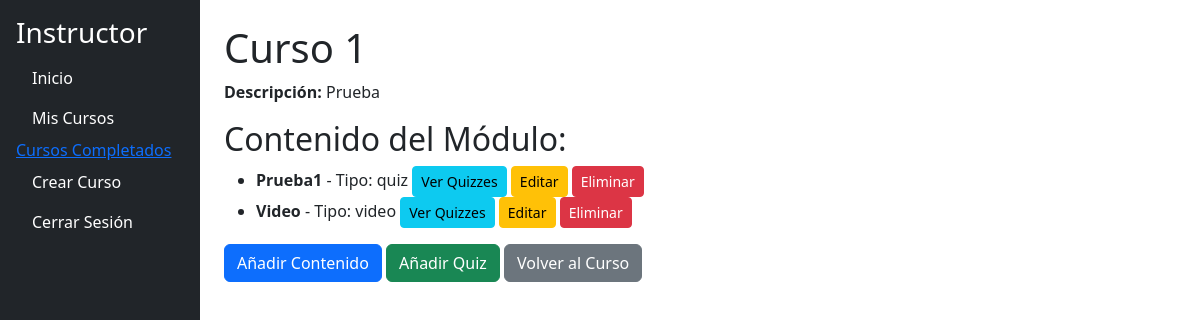
Screenshot of /instructor/module/1 (signed in) with the database file from the repository.
### models.py (models this page shows, shortened)
class Module(db.Model):
    __tablename__ = 'modules'
    id = db.Column(db.Integer, primary_key=True)
    title = db.Column(db.String(200), nullable=False)
    description = db.Column(db.String(500), nullable=False)
    order = db.Column(db.Integer, nullable=False)
    course_id = db.Column(db.Integer, db.ForeignKey('courses.id', ondelete="CASCADE"), nullable=False)
    content_items = db.relationship('ContentItem', back_populates='module', lazy=True, cascade='all, delete-orphan')
    course = db.relationship('Course', back_populates='modules')
    def get_content_items_sorted(self):
        return sorted(self.content_items, key=lambda x: x.order)

class ContentItem(db.Model):
    __tablename__ = 'content_items'
    id = db.Column(db.Integer, primary_key=True)
    title = db.Column(db.String(100), nullable=False)
    type = db.Column(db.String(50), nullable=False)  # "text", "video", "file", "quiz"
    content = db.Column(db.Text, nullable=True)
    file_path = db.Column(db.String(255), nullable=True)
    order = db.Column(db.Integer, nullable=False)
    module_id = db.Column(db.Integer, db.ForeignKey('modules.id', ondelete="CASCADE"), nullable=False)
    questions = db.relationship('QuizQuestion', backref='content_item', cascade='all, delete-orphan', lazy=True)
    module = db.relationship('Module', back_populates='content_items')

### app.py (the view)
@app.route('/instructor/module/<int:module_id>', methods=['GET'])
@login_required
@role_required('instructor')
def module_details(module_id):
    module = Module.query.get_or_404(module_id)
    if module.course.instructor_id != current_user.id:
        flash('No tienes permiso para acceder a este módulo.', 'danger')
        return redirect(url_for('instructor_dashboard'))
    return render_template('instructor/module_details.html', module=module)

### app.py (called while the page is built)
@login_manager.user_loader
def load_user(user_id):
    return User.query.get(int(user_id))

def role_required(role):
    def decorator(f):
        @wraps(f)
        def decorated_function(*args, **kwargs):
            if not current_user.is_authenticated or current_user.role.name != role:
                abort(403)
            return f(*args, **kwargs)
        return decorated_function
    return decorator

### app/templates/instructor/module_details.html
{% extends "instructor/instructor_dashboard.html" %}
{% block content %}
<h1>{{ module.title }}</h1>
<p><strong>Descripción:</strong> {{ module.description }}</p>
<h2>Contenido del Módulo:</h2>
<ul>
    {% for content in module.get_content_items_sorted() %}
        <li>
            <strong>{{ content.title }}</strong> - Tipo: {{ content.type }}
            <a href="{{ url_for('list_quizzes', module_id=module.id) }}" class="btn btn-info btn-sm">Ver Quizzes</a>
            <a href="{{ url_for('edit_content', content_id=content.id) }}" class="btn btn-warning btn-sm">Editar</a>
            <form method="POST" action="{{ url_for('delete_content', content_id=content.id) }}" style="display:inline;">
                <button type="submit" class="btn btn-danger btn-sm">Eliminar</button>
            </form>
        </li>
    {% else %}
        <p>No hay contenido en este módulo.</p>
    {% endfor %}
</ul>
<a href="{{ url_for('new_content', module_id=module.id) }}" class="btn btn-primary">Añadir Contenido</a>
<a href="{{ url_for('new_quiz', module_id=module.id) }}" class="btn btn-success">Añadir Quiz</a>
<a href="{{ url_for('course_details', course_id=module.course_id) }}" class="btn btn-secondary">Volver al Curso</a>
{% endblock %}

### rows the page displays
Module: title "Curso 1", description "Prueba"
ContentItem: title "Prueba1", type "quiz"
ContentItem: title "Video", type "video"
